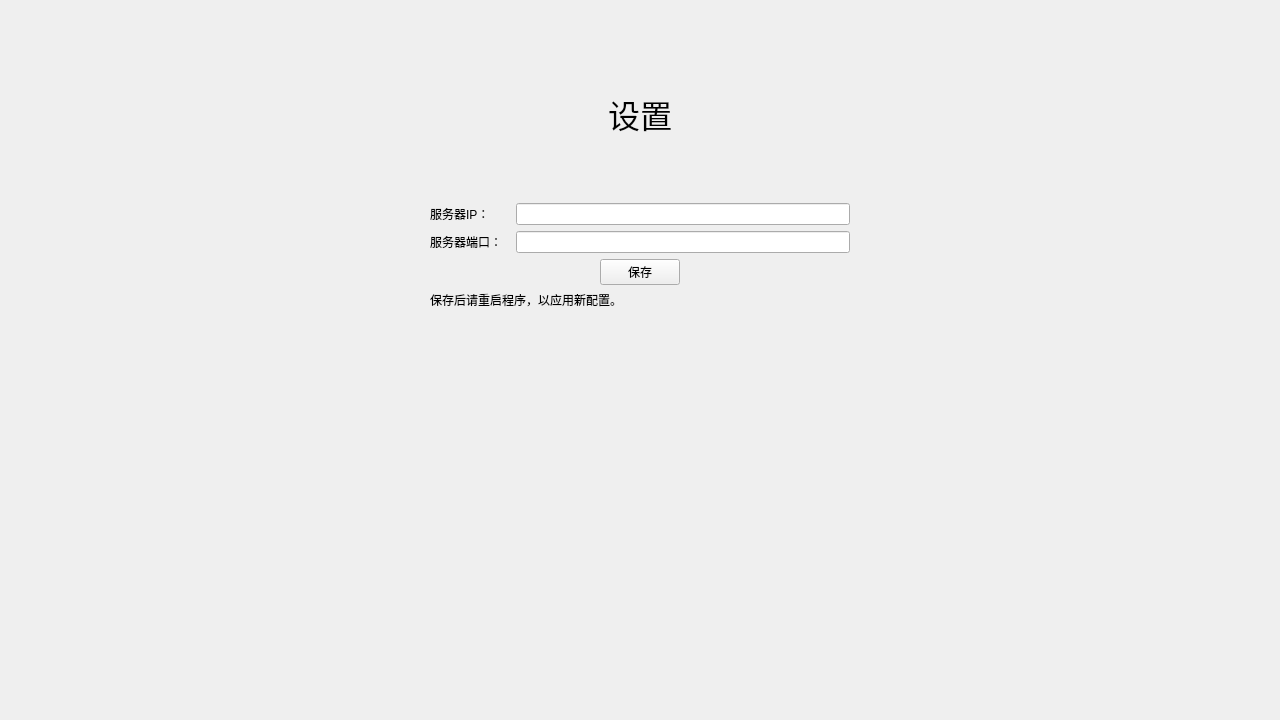
<?xml version="1.0" encoding="UTF-8"?>
<ui version="4.0">
 <class>config</class>
 <widget class="QWidget" name="config">
  <property name="geometry">
   <rect>
    <x>0</x>
    <y>0</y>
    <width>1280</width>
    <height>720</height>
   </rect>
  </property>
  <property name="minimumSize">
   <size>
    <width>1280</width>
    <height>720</height>
   </size>
  </property>
  <property name="maximumSize">
   <size>
    <width>1280</width>
    <height>720</height>
   </size>
  </property>
  <property name="windowTitle">
   <string>config</string>
  </property>
  <layout class="QGridLayout" name="gridLayout">
   <item row="5" column="2">
    <layout class="QVBoxLayout" name="verticalLayout">
     <item>
      <layout class="QHBoxLayout" name="horizontalLayout_3">
       <item>
        <widget class="QLabel" name="label_4">
         <property name="minimumSize">
          <size>
           <width>80</width>
           <height>0</height>
          </size>
         </property>
         <property name="text">
          <string>服务器IP：</string>
         </property>
        </widget>
       </item>
       <item>
        <widget class="QLineEdit" name="lineEdit_IP">
         <property name="minimumSize">
          <size>
           <width>80</width>
           <height>0</height>
          </size>
         </property>
         <property name="echoMode">
          <enum>QLineEdit::Normal</enum>
         </property>
        </widget>
       </item>
      </layout>
     </item>
     <item>
      <layout class="QHBoxLayout" name="horizontalLayout_4">
       <item>
        <widget class="QLabel" name="label_5">
         <property name="minimumSize">
          <size>
           <width>80</width>
           <height>0</height>
          </size>
         </property>
         <property name="text">
          <string>服务器端口：</string>
         </property>
        </widget>
       </item>
       <item>
        <widget class="QLineEdit" name="lineEdit_port">
         <property name="minimumSize">
          <size>
           <width>80</width>
           <height>0</height>
          </size>
         </property>
        </widget>
       </item>
      </layout>
     </item>
     <item>
      <layout class="QHBoxLayout" name="horizontalLayout_5">
       <item>
        <spacer name="horizontalSpacer_3">
         <property name="orientation">
          <enum>Qt::Horizontal</enum>
         </property>
         <property name="sizeHint" stdset="0">
          <size>
           <width>40</width>
           <height>20</height>
          </size>
         </property>
        </spacer>
       </item>
       <item>
        <widget class="QPushButton" name="pushButton_save">
         <property name="text">
          <string>保存</string>
         </property>
        </widget>
       </item>
       <item>
        <spacer name="horizontalSpacer_4">
         <property name="orientation">
          <enum>Qt::Horizontal</enum>
         </property>
         <property name="sizeHint" stdset="0">
          <size>
           <width>40</width>
           <height>20</height>
          </size>
         </property>
        </spacer>
       </item>
      </layout>
     </item>
     <item>
      <widget class="QLabel" name="label_2">
       <property name="text">
        <string>保存后请重启程序，以应用新配置。</string>
       </property>
      </widget>
     </item>
    </layout>
   </item>
   <item row="1" column="0">
    <spacer name="horizontalSpacer">
     <property name="orientation">
      <enum>Qt::Horizontal</enum>
     </property>
     <property name="sizeHint" stdset="0">
      <size>
       <width>40</width>
       <height>20</height>
      </size>
     </property>
    </spacer>
   </item>
   <item row="5" column="3">
    <spacer name="horizontalSpacer_2">
     <property name="orientation">
      <enum>Qt::Horizontal</enum>
     </property>
     <property name="sizeHint" stdset="0">
      <size>
       <width>40</width>
       <height>20</height>
      </size>
     </property>
    </spacer>
   </item>
   <item row="6" column="2">
    <spacer name="verticalSpacer">
     <property name="orientation">
      <enum>Qt::Vertical</enum>
     </property>
     <property name="sizeType">
      <enum>QSizePolicy::Fixed</enum>
     </property>
     <property name="sizeHint" stdset="0">
      <size>
       <width>20</width>
       <height>400</height>
      </size>
     </property>
    </spacer>
   </item>
   <item row="2" column="3">
    <spacer name="verticalSpacer_2">
     <property name="orientation">
      <enum>Qt::Vertical</enum>
     </property>
     <property name="sizeHint" stdset="0">
      <size>
       <width>20</width>
       <height>40</height>
      </size>
     </property>
    </spacer>
   </item>
   <item row="3" column="2">
    <widget class="QLabel" name="label">
     <property name="font">
      <font>
       <family>微软雅黑</family>
       <pointsize>24</pointsize>
      </font>
     </property>
     <property name="text">
      <string>设置</string>
     </property>
     <property name="alignment">
      <set>Qt::AlignCenter</set>
     </property>
    </widget>
   </item>
   <item row="4" column="2">
    <spacer name="verticalSpacer_3">
     <property name="orientation">
      <enum>Qt::Vertical</enum>
     </property>
     <property name="sizeHint" stdset="0">
      <size>
       <width>20</width>
       <height>40</height>
      </size>
     </property>
    </spacer>
   </item>
  </layout>
 </widget>
 <resources/>
 <connections/>
</ui>
